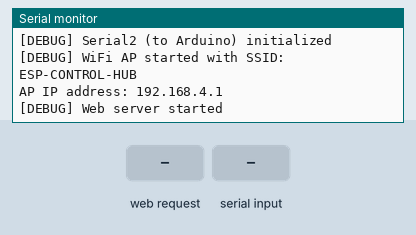
Recording of a sketch running on a simulated ESP32. Parts: the last lines printed to the serial monitor. The inputs (shaded band) are chosen by the test bench.

Above: at 1.2 s.
1.3 s: HTTP request GET / received
At 2.5 s:
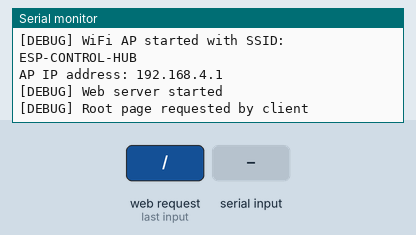
2.8 s: "LDR:\n" received over the second serial link
At 3.9 s:
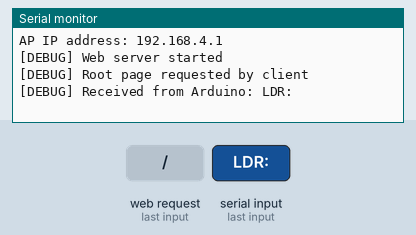
4.3 s: HTTP request GET /status received
At 5.1 s:
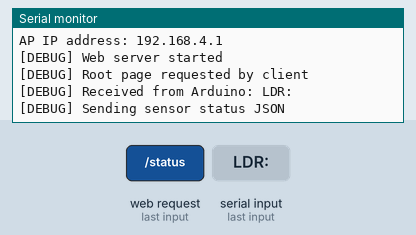
5.8 s: "DIST:\n" received over the second serial link
At 6.2 s:
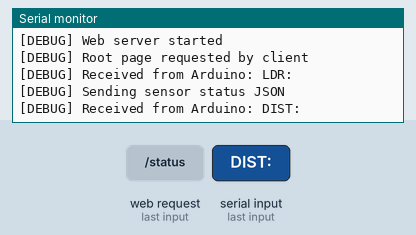
7.3 s: HTTP request GET /forward received
At 8.5 s:
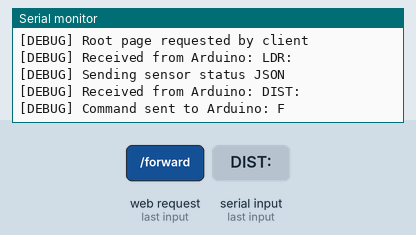
8.8 s: "OBS:\n" received over the second serial link
At 9.7 s:
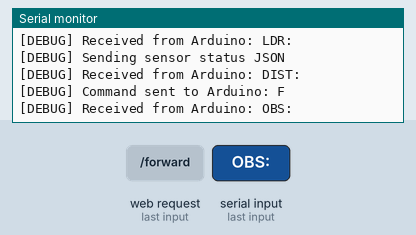

Measured:
- after the input at 1.3 s, the serial monitor: prints a new line at once (image 1)
- after the input at 2.8 s, the serial monitor: prints a new line at once (image 2)
- after the input at 4.3 s, the serial monitor: prints a new line at once (image 3)
- after the input at 5.8 s, the serial monitor: prints a new line at once (image 4)
- after the input at 7.3 s, the serial monitor: prints a new line at once (image 5)
- after the input at 8.8 s, the serial monitor: prints a new line at once (image 6)

The sketch:

main_esp.ino
```cpp
#include <WiFi.h>
#include <WebServer.h>

const char* ssid = "ESP-CONTROL-HUB";
const char* password = "12345678";

WebServer server(80);
String cam_ip = "192.168.4.2";

// Serial2 pins for RX/TX
#define RXD2 18
#define TXD2 17

// Sensor values
String ldrStatus = "N/A";
String distanceStatus = "N/A";
String obstacleStatus = "N/A";
String headingStatus = "N/A";
String motionStatus = "N/A";
String micStatus = "N/A";

void sendCommandToArduino(const String& cmd) {
  Serial2.println(cmd);
  Serial.println("[DEBUG] Command sent to Arduino: " + cmd);
}

void handleRoot() {
  Serial.println("[DEBUG] Root page requested by client");
  String html = R"rawliteral(
    <html>
    <head>
      <title>Robot Control & Camera</title>
      <style>
        body { font-family: Arial; background: #f0f0f0; text-align: center; }
        .section {
          background: #fff; border: 1px solid #ccc; border-radius: 8px;
          padding: 20px; margin: 20px auto; max-width: 400px;
          box-shadow: 2px 2px 8px rgba(0,0,0,0.1);
        }
        button {
          width: 80px; height: 80px; font-size: 18px; margin: 5px;
        }
        .button2 {
          width: 120px; height: 80px; font-size: 18px; margin: 5px;
        }
      </style>
    </head>
    <body>
      <h1>AmphiBot Control Interface</h1>
      <p>Use the control pad to move the robot. Sensor data updates every 2 seconds.</p>

      <div class="section">
        <h2>Live Camera Stream</h2>
        <button class="button2" onclick="window.open('http://192.168.4.2', '_blank')">Open Camera Interface</button>
      </div>

      <div class="section">
        <h2>Motor Controls</h2>
        <table style="margin:auto;">
          <tr><td></td><td><button style="text-align:center;" onclick="fetch('/forward')">Front</button></td><td></td></tr>
          <tr>
            <td><button style="text-align:center;" onclick="fetch('/left')">Left</button></td>
            <td><button style="text-align:center;" onclick="fetch('/stop')">Stop All</button></td>
            <td><button style="text-align:center;" onclick="fetch('/right')">Right</button></td>
          </tr>
          <tr><td></td><td><button onclick="fetch('/backward')">Back</button></td><td></td></tr>
        </table>
      </div>

      <div class="section" id="statusBox">
        <h2>Sensor Status</h2>
        <p><b>Brightness:</b> <span id="ldr">Loading...</span></p>
        <p><b>Distance:</b> <span id="dist">Loading...</span></p>
        <p><b>Obstacle:</b> <span id="obs">Loading...</span></p>
        <p><b>Heading:</b> <span id="head">Loading...</span></p>
        <p><b>Motion:</b> <span id="motion">Loading...</span></p>
        <p><b>Microphone:</b> <span id="mic">Loading...</span></p>
      </div>

      <script>
        setInterval(() => {
          fetch('/status')
            .then(res => res.json())
            .then(data => {
              document.getElementById('ldr').innerText = data.ldr;
              document.getElementById('dist').innerText = data.dist;
              document.getElementById('obs').innerText = data.obs;
              document.getElementById('head').innerText = data.head;
              document.getElementById('motion').innerText = data.motion;
              document.getElementById('mic').innerText = data.mic;
            });
        }, 2000);
      </script>
    </body>
    </html>
  )rawliteral";

  server.send(200, "text/html", html);
}

void handleStatus() {
  String json = "{";
  json += "\"ldr\":\"" + ldrStatus + "\",";
  json += "\"dist\":\"" + distanceStatus + "\",";
  json += "\"obs\":\"" + obstacleStatus + "\",";
  json += "\"head\":\"" + headingStatus + "\",";
  json += "\"motion\":\"" + motionStatus + "\",";
  json += "\"mic\":\"" + micStatus + "\"";
  json += "}";
  Serial.println("[DEBUG] Sending sensor status JSON");
  server.send(200, "application/json", json);
}

void setup() {
  Serial.begin(115200);
  Serial.println("[DEBUG] Serial started");

  Serial2.begin(9600, SERIAL_8N1, RXD2, TXD2);
  Serial.println("[DEBUG] Serial2 (to Arduino) initialized");

  WiFi.softAP(ssid, password);
  Serial.println("[DEBUG] WiFi AP started with SSID: " + String(ssid));
  Serial.println("AP IP address: " + WiFi.softAPIP().toString());

  server.on("/", handleRoot);
  server.on("/status", handleStatus);
  server.on("/forward", []() { sendCommandToArduino("F"); server.send(200, "text/plain", "OK"); });
  server.on("/backward", []() { sendCommandToArduino("B"); server.send(200, "text/plain", "OK"); });
  server.on("/left", []() { sendCommandToArduino("L"); server.send(200, "text/plain", "OK"); });
  server.on("/right", []() { sendCommandToArduino("R"); server.send(200, "text/plain", "OK"); });
  server.on("/stop", []() { sendCommandToArduino("S"); server.send(200, "text/plain", "OK"); });

  server.begin();
  Serial.println("[DEBUG] Web server started");
}

void loop() {
  server.handleClient();

  if (Serial2.available()) {
    String line = Serial2.readStringUntil('\n');
    line.trim();
    Serial.println("[DEBUG] Received from Arduino: " + line);

    int ldrIdx = line.indexOf("LDR:");
    int distIdx = line.indexOf("DIST:");
    int obsIdx = line.indexOf("OBS:");
    int headIdx = line.indexOf("HEAD:");
    int motionIdx = line.indexOf("MOTION:");
    int micIdx = line.indexOf("MIC:");

    if (ldrIdx != -1 && distIdx != -1 && obsIdx != -1 && headIdx != -1 && motionIdx != -1 && micIdx != -1) {
      ldrStatus = line.substring(ldrIdx + 4, line.indexOf(',', ldrIdx));
      distanceStatus = line.substring(distIdx + 5, line.indexOf(',', distIdx));
      obstacleStatus = line.substring(obsIdx + 4, line.indexOf(',', obsIdx));
      headingStatus = line.substring(headIdx + 5, line.indexOf(',', headIdx));
      motionStatus = line.substring(motionIdx + 7, line.indexOf(',', motionIdx));
      micStatus = line.substring(micIdx + 4);
      Serial.println("[DEBUG] Parsed values → Brightness: " + ldrStatus + ", Distance: " + distanceStatus +
                     ", Obstacle: " + obstacleStatus + ", Heading: " + headingStatus +
                     ", Motion: " + motionStatus + ", MIC: " + micStatus);
    }
  }
}
```
